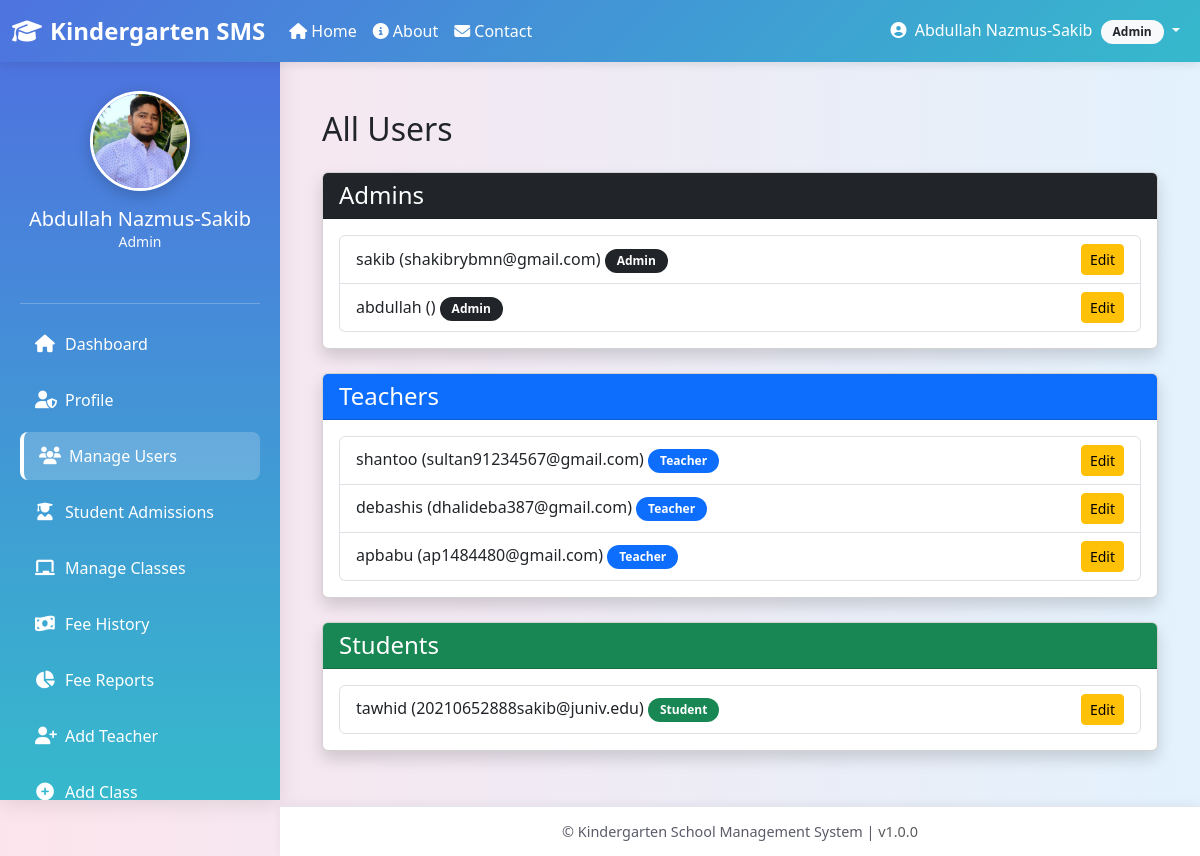
Page /manage_users_by_admin/ (signed in) on the committed database.
### core/models.py (models this page shows, shortened)
class User(AbstractUser):
    ROLE_CHOICES = (
        ("admin", "Admin"),
        ("teacher", "Teacher"),
        ("student", "Student"),
    )
    role = models.CharField(max_length=10, choices=ROLE_CHOICES)

class AdminProfile(models.Model):
    user = models.OneToOneField(User, on_delete=models.CASCADE, related_name='admin_profile')
    full_name = models.CharField(max_length=128, blank=True)
    designation = models.CharField(max_length=64, blank=True)
    office_email = models.EmailField(blank=True)
    date_of_birth = models.DateField(null=True, blank=True)
    joining_date = models.DateField(null=True, blank=True)
    national_id = models.CharField(max_length=32, blank=True)
    address = models.TextField(blank=True)
    phone = models.CharField(max_length=24, blank=True)
    emergency_contact = models.CharField(max_length=24, blank=True)
    photo = models.ImageField(upload_to='admin_photos/', blank=True, null=True)
    bio = models.TextField(blank=True)
    skills = models.TextField(blank=True)
    experience = models.TextField(blank=True)
    education = models.TextField(blank=True)
    languages = models.TextField(blank=True)
    hobbies = models.TextField(blank=True)
    social_media = models.TextField(blank=True)
    achievements = models.TextField(blank=True)
    certifications = models.TextField(blank=True)
    interests = models.TextField(blank=True)
    notes = models.TextField(blank=True)
    is_active = models.BooleanField(default=True)
    created_at = models.DateTimeField(auto_now_add=True, null=True)
    last_updated = models.DateTimeField(auto_now=True)

### core/views.py (the view)
# urls.py: path("manage_users_by_admin/", views.manage_users_by_admin, name="manage_users_by_admin"),
@login_required
def manage_users_by_admin(request):
    if request.user.role != "admin":   # ✅ only admins allowed
        messages.error(request, "Permission denied.")
        return redirect("dashboard")
    admins = User.objects.filter(role="admin")
    teachers = User.objects.filter(role="teacher")
    students = User.objects.filter(role="student")
    return render(request, "admin/manage_users.html", {
        "admins": admins,
        "teachers": teachers,
        "students": students,
    })

### core/templates/admin/manage_users.html (shortened to what this page needs)
{% extends "base.html" %}
{% block content %}
<div class="container mt-4">
    <h2 class="mb-4">All Users</h2>
    <div class="card mb-4 shadow">
        <div class="card-header bg-dark text-white">
            <h4 class="mb-0">Admins</h4>
        </div>
        <div class="card-body">
            {% if admins %}
                <ul class="list-group">
                    {% for user in admins %}
                        <li class="list-group-item d-flex justify-content-between align-items-center">
                            <div>
                                {{ user.username }} ({{ user.email }})
                                <span class="badge bg-dark">Admin</span>
                            </div>
                            <a href="{% url 'edit_user_by_admin' user.id %}" class="btn btn-sm btn-warning">Edit</a>
                        </li>
                    {% endfor %}
                </ul>
            {% else %}
                <p class="text-muted">No admins found.</p>
            {% endif %}
        </div>
    </div>
    <div class="card mb-4 shadow">
        <div class="card-header bg-primary text-white">
            <h4 class="mb-0">Teachers</h4>
        </div>
        <div class="card-body">
            {% if teachers %}
                <ul class="list-group">
                    {% for user in teachers %}
                        <li class="list-group-item d-flex justify-content-between align-items-center">
                            <div>
                                {{ user.username }} ({{ user.email }})
                                <span class="badge bg-primary">Teacher</span>
                            </div>
                            <a href="{% url 'edit_user_by_admin' user.id %}" class="btn btn-sm btn-warning">Edit</a>
                        </li>
                    {% endfor %}
                </ul>
            {% else %}
                <p class="text-muted">No teachers found.</p>
            {% endif %}
        </div>
    </div>
    <div class="card shadow">
        <div class="card-header bg-success text-white">
            <h4 class="mb-0">Students</h4>
        </div>
        <div class="card-body">
            {% if students %}
                <ul class="list-group">
                    {% for user in students %}
                        <li class="list-group-item d-flex justify-content-between align-items-center">
                            <div>
                                {{ user.username }} ({{ user.email }})
                                <span class="badge bg-success">Student</span>
                            </div>
                            <a href="{% url 'edit_user_by_admin' user.id %}" class="btn btn-sm btn-warning">Edit</a>
                        </li>
                    {% endfor %}
                </ul>
            {% else %}
                <p class="text-muted">No students found.</p>
            {% endif %}
        </div>
    </div>
</div>
{% endblock %}

### core/templates/base.html (shortened to what this page needs)
<!DOCTYPE html>
<html lang="en">
<head>
  <link href="https://cdn.jsdelivr.net/npm/bootstrap@5.3.0/dist/css/bootstrap.min.css" rel="stylesheet"/>
  <link rel="stylesheet" href="https://cdnjs.cloudflare.com/ajax/libs/font-awesome/6.4.0/css/all.min.css"/>
</head>
<body>
  <nav class="navbar navbar-expand-lg">
    <div class="container-fluid">
      <a class="navbar-brand" href="{% url 'homepage' %}">
        <i class="fas fa-graduation-cap me-2"></i>Kindergarten SMS
      </a>
      <div class="collapse navbar-collapse" id="navbarContent">
        <ul class="navbar-nav me-auto">
          <li class="nav-item">
            <a class="nav-link" href="{% url 'homepage' %}">
              <i class="fas fa-home me-1"></i>Home
            </a>
          </li>
          <li class="nav-item">
            <a class="nav-link" href="{% url 'about' %}">
              <i class="fas fa-info-circle me-1"></i>About
            </a>
          </li>
          <li class="nav-item">
            <a class="nav-link" href="{% url 'contact' %}">
              <i class="fas fa-envelope me-1"></i>Contact
            </a>
          </li>
        </ul>
        <ul class="navbar-nav">
          {% if request.user.is_authenticated %}
          <li class="nav-item dropdown">
            <a class="nav-link dropdown-toggle" href="#" id="userDropdown" role="button" data-bs-toggle="dropdown">
              <i class="fas fa-user-circle me-1"></i>
              {{ request.user.get_full_name|default:request.user.username }}
              <span class="badge bg-light text-dark ms-1">{{ request.user.role|title }}</span>
            </a>
          </li>
          {% endif %}
        </ul>
      </div>
    </div>
  </nav>
  {% if request.user.is_authenticated %}
  <div class="sidebar" id="sidebar">
    <div class="profile-section">
      {% if request.user.role == "student" and request.user.student_profile.photo %}
        <img src="{{ request.user.student_profile.photo.url }}" alt="Profile Picture" class="profile_pic" />
      {% elif request.user.role == "teacher" and request.user.teacher_profile.photo %}
        <img src="{{ request.user.teacher_profile.photo.url }}" alt="Profile Picture" class="profile_pic" />
      {% elif request.user.role == "admin" and request.user.admin_profile.photo %}
        <img src="{{ request.user.admin_profile.photo.url }}" alt="Profile Picture" class="profile_pic" />
      {% else %}
        <img src="https://via.placeholder.com/100?text={{ request.user.role|first|upper }}" alt="Profile Picture" class="profile_pic" />
      {% endif %}
      <h5 class="mt-3 mb-0 text-white">{{ request.user.get_full_name|default:request.user.username }}</h5>
      <p class="text-light small mb-3">{{ request.user.role|title }}</p>
    </div>
    <hr class="border-light">
    {% if request.user.role == "student" %}
      <a href="{% url 'dashboard' %}" class="{% if request.resolver_match.url_name == 'dashboard' %}active{% endif %}">
        <i class="fas fa-home"></i>
        <span class="sidebar-text">Dashboard</span>
      </a>
      <a href="{% url 'student_profile' %}" class="{% if request.resolver_match.url_name == 'student_profile' %}active{% endif %}">
        <i class="fas fa-user"></i>
        <span class="sidebar-text">Profile</span>
      </a>
      <a href="{% url 'student_homeworks' %}" class="{% if request.resolver_match.url_name == 'student_homeworks' %}active{% endif %}">
        <i class="fas fa-tasks"></i>
        <span class="sidebar-text">My Homeworks</span>
      </a>
      <a href="{% url 'pay_monthly_fee' %}" class="{% if request.resolver_match.url_name == 'pay_monthly_fee' %}active{% endif %}">
        <i class="fas fa-credit-card"></i>
        <span class="sidebar-text">Pay Fee</span>
      </a>
      <a href="{% url 'student_fee_history' %}" class="{% if request.resolver_match.url_name == 'student_fee_history' %}active{% endif %}">
        <i class="fas fa-history"></i>
        <span class="sidebar-text">Fee History</span>
      </a>
      <a href="#">
        <i class="fas fa-calendar-check"></i>
        <span class="sidebar-text">Attendance</span>
      </a>
      <a href="#">
        <i class="fas fa-chart-bar"></i>
        <span class="sidebar-text">Progress Report</span>
      </a>
    {% elif request.user.role == "admin" %}
      <a href="{% url 'dashboard' %}" class="{% if request.resolver_match.url_name == 'dashboard' %}active{% endif %}">
        <i class="fas fa-home"></i>
        <span class="sidebar-text">Dashboard</span>
      </a>
      <a href="{% url 'admin_profile' %}" class="{% if request.resolver_match.url_name == 'admin_profile' %}active{% endif %}">
        <i class="fas fa-user-shield"></i>
        <span class="sidebar-text">Profile</span>
      </a>
      <a href="{% url 'manage_users_by_admin' %}" class="{% if request.resolver_match.url_name == 'manage_users_by_admin' %}active{% endif %}">
        <i class="fas fa-users"></i>
        <span class="sidebar-text">Manage Users</span>
      </a>
      <a href="{% url 'admissions_manage_by_admin' %}" class="{% if request.resolver_match.url_name == 'admissions_manage_by_admin' %}active{% endif %}">
        <i class="fas fa-user-graduate"></i>
        <span class="sidebar-text">Student Admissions</span>
      </a>
      <a href="{% url 'manage_classes_by_admin' %}" class="{% if request.resolver_match.url_name == 'manage_classes_by_admin' %}active{% endif %}">
        <i class="fas fa-chalkboard"></i>
        <span class="sidebar-text">Manage Classes</span>
      </a>
      <a href="{% url 'admin_fee_history' %}" class="{% if request.resolver_match.url_name == 'admin_fee_history' %}active{% endif %}">
        <i class="fas fa-money-bill-wave"></i>
        <span class="sidebar-text">Fee History</span>
      </a>
      <a href="{% url 'fee_report_by_admin' %}" class="{% if request.resolver_match.url_name == 'fee_report_by_admin' %}active{% endif %}">
        <i class="fas fa-chart-pie"></i>
        <span class="sidebar-text">Fee Reports</span>
      </a>
      <a href="{% url 'add_teacher_by_admin' %}" class="{% if request.resolver_match.url_name == 'add_teacher_by_admin' %}active{% endif %}">
        <i class="fas fa-user-plus"></i>
        <span class="sidebar-text">Add Teacher</span>
      </a>
      <a href="{% url 'add_class_by_admin' %}" class="{% if request.resolver_match.url_name == 'add_class_by_admin' %}active{% endif %}">
        <i class="fas fa-plus-circle"></i>
        <span class="sidebar-text">Add Class</span>
      </a>
    {% endif %}
  </div>
  {% endif %}
  <div class="{% if request.user.is_authenticated %}main-content{% else %}main-content full-width{% endif %}" id="mainContent">
    {% block content %}{% endblock %}
  </div>
  <footer class="{% if not request.user.is_authenticated %}full-width{% endif %}" id="footer">
    &copy; {{ now|date:"Y" }} Kindergarten School Management System |
    <span class="text-muted">v1.0.0</span>
  </footer>
</body>
</html>

### core/templates/base.html (style rules this page uses)
:root { --primary-color: #4e73df; --secondary-color: #f48fb1; --success-color: #1cc88a; --info-color: #36b9cc; --warning-color: #f6c23e; --danger-color: #e74a3b; --light-color: #f8f9fc; --dark-color: #5a5c69; }
body { background: linear-gradient(to right, #fce4ec, #e3f2fd); font-family: "Segoe UI", Tahoma, Geneva, Verdana, sans-serif; margin: 0; padding: 0; min-height: 100vh; }
.navbar { background: linear-gradient(135deg, var(--primary-color) 0%, var(--info-color) 100%) !important; position: fixed; top: 0; left: 0; right: 0; z-index: 1030; box-shadow: 0 2px 10px rgba(0, 0, 0, 0.1); }
.navbar-brand { font-weight: bold; color: #ffffff !important; font-size: 1.5rem; }
.nav-link { color: #fff !important; font-weight: 500; transition: all 0.3s ease; }
.sidebar { background: linear-gradient(180deg, var(--primary-color) 0%, var(--info-color) 100%); box-shadow: 0 4px 20px rgba(0, 0, 0, 0.1); padding: 20px; height: calc(100vh - 56px); position: fixed; top: 56px; left: 0; width: 280px; overflow-y: auto; transition: all 0.3s ease; }
.profile-section { text-align: center; padding: 15px 0; margin-bottom: 20px; }
.profile_pic { width: 100px; height: 100px; border-radius: 50%; object-fit: cover; border: 3px solid #fff; box-shadow: 0 4px 15px rgba(0, 0, 0, 0.2); transition: transform 0.3s ease; }
.sidebar a { display: flex; align-items: center; padding: 12px 15px; color: #fff; text-decoration: none; border-radius: 8px; font-weight: 500; transition: all 0.3s ease; margin-bottom: 8px; }
.sidebar a.active { background-color: rgba(255, 255, 255, 0.2); border-left: 4px solid #fff; }
.sidebar i { width: 20px; text-align: center; margin-right: 10px; font-size: 1.1rem; }
.main-content { margin-top: 56px; margin-left: 280px; padding: 30px; min-height: calc(100vh - 106px); transition: all 0.3s ease; }
footer { position: fixed; bottom: 0; left: 280px; right: 0; height: 50px; background-color: #ffffff; text-align: center; line-height: 50px; font-size: 0.9rem; color: var(--dark-color); border-top: 1px solid #e3e6f0; box-shadow: 0 -2px 10px rgba(0, 0, 0, 0.05); transition: all 0.3s ease; z-index: 1000; }
.badge { border-radius: 20px; padding: 6px 12px; font-weight: 600; }

### rows in the picture
User: user.get_full_name "Abdullah Nazmus-Sakib", user.role "Admin", user.admin_profile.photo (picture), username "sakib", email "shakibrybmn@gmail.com"
User: username "abdullah"
User: username "shantoo", email "sultan91234567@gmail.com"
User: username "debashis", email "dhalideba387@gmail.com"
User: username "apbabu", email "ap1484480@gmail.com"
User: username "tawhid", email "20210652888sakib@juniv.edu"
